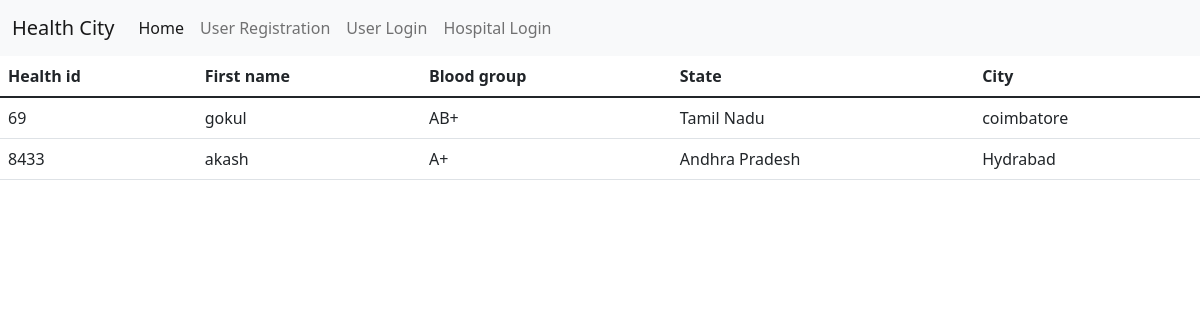
Before: /blood_search with the older database file.
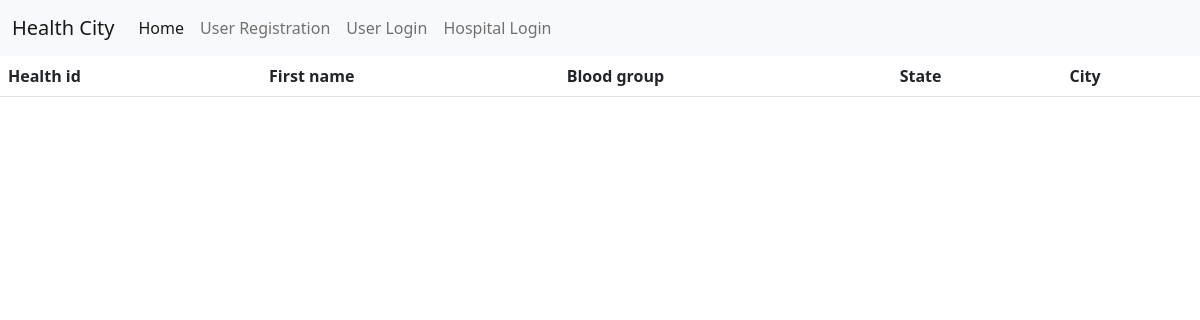
After: the same page with the newer database file.
### app.py (models this page shows, shortened)
class blood(db.Model):
    uid=db.Column(db.Integer,primary_key=True)
    ufname=db.Column(db.String(200),nullable=True)
    ublood=db.Column(db.String(12),nullable=True)
    ustate=db.Column(db.String(200),nullable=True)
    ucity=db.Column(db.String(200),nullable=True)

### app.py (the view)
@app.route("/blood_search")
def blood_search():
    users= blood.query.all()
    return render_template("blood_search.html",bg=users)

### templates/blood_search.html (shortened to what this page needs)
<!DOCTYPE html>
<html lang="en">
<head>
    <link href="https://cdn.jsdelivr.net/npm/bootstrap@5.1.3/dist/css/bootstrap.min.css" rel="stylesheet">
</head>
<body>
    <nav class="navbar navbar-expand-lg navbar-light bg-light">
        <div class="container-fluid">
          <a class="navbar-brand" href="/">Health City</a>
          <div class="collapse navbar-collapse" id="navbarSupportedContent">
            <ul class="navbar-nav me-auto mb-2 mb-lg-0">
              <li class="nav-item">
                <a class="nav-link active" aria-current="page" href="/">Home</a>
              </li>
              <li class="nav-item">
                <a class="nav-link" href="/user_registration">User Registration</a>
              </li>
              <li class="nav-item">
                <a class="nav-link" href="/user_login">User Login</a>
              </li>
              <li class="nav-item">
                <a class="nav-link" href="/hospital_login">Hospital Login</a>
              </li>
          </div>
        </div>
    </nav>
    <table class="table">
        <thead>
          <tr>
            <th scope="col">Health id</th>
            <th scope="col">First name</th>
            <th scope="col">Blood group</th>
            <th scope="col">State</th>
            <th scope="col">City</th>
          </tr>
        </thead>
        <tbody>
          {%for k in bg%}
          <tr>
            <td>{{k.uid}}</td>
            <td>{{k.ufname}}</td>
            <td>{{k.ublood}}</td>
            <td>{{k.ustate}}</td>
            <td>{{k.ucity}}</td>
          </tr>
          {% endfor %}
        </tbody>
      </table>
</body>
</html>

Changed rows visible on the page:
removed blood: uid "69", ufname "gokul", ublood "AB+", ustate "Tamil Nadu", ucity "coimbatore"
removed blood: uid "8433", ufname "akash", ublood "A+", ustate "Andhra Pradesh", ucity "Hydrabad"
